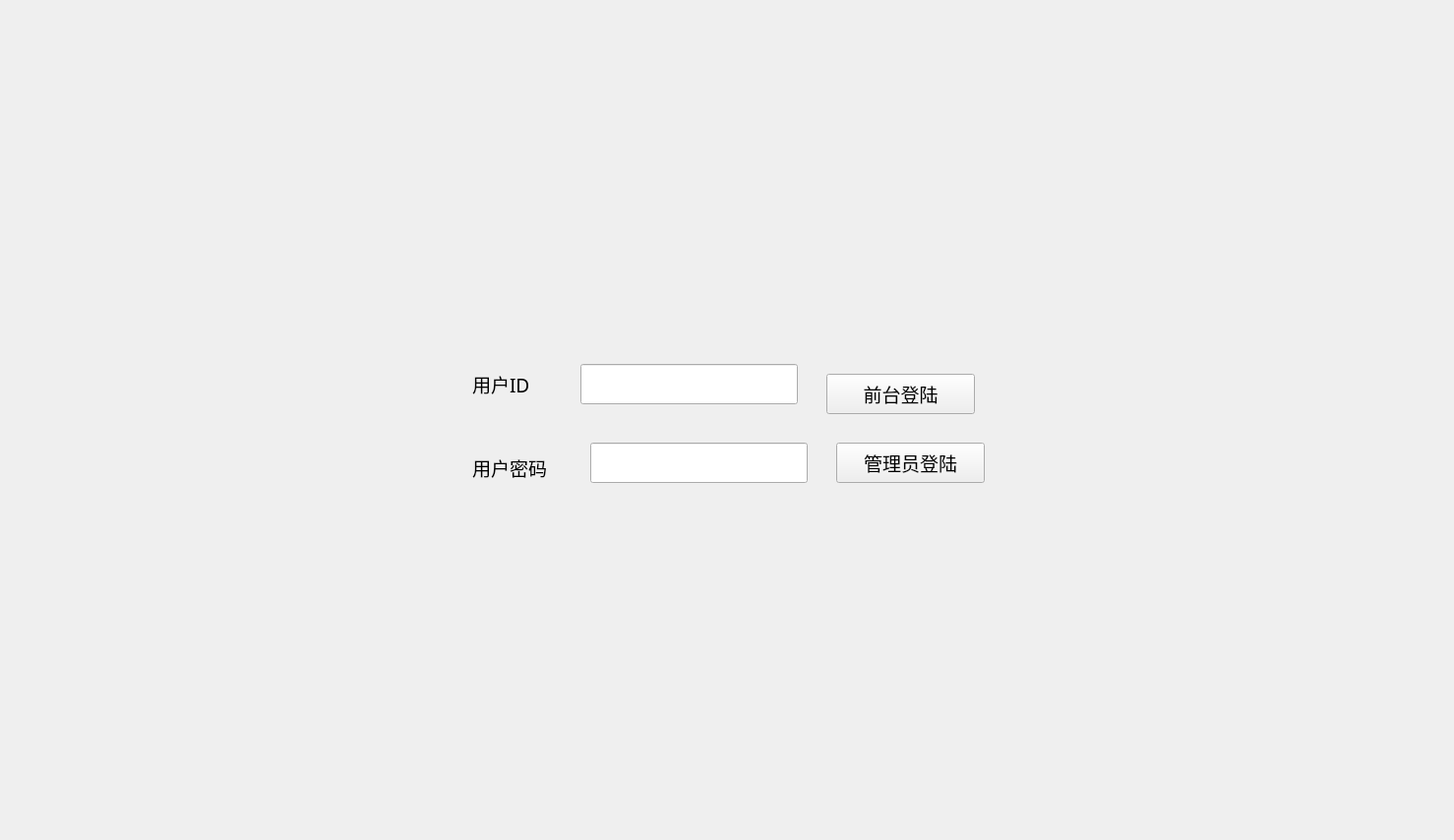
<?xml version="1.0" encoding="UTF-8"?>
<ui version="4.0">
 <class>HotelMangement</class>
 <widget class="QWidget" name="HotelMangement">
  <property name="geometry">
   <rect>
    <x>0</x>
    <y>0</y>
    <width>1478</width>
    <height>854</height>
   </rect>
  </property>
  <property name="windowTitle">
   <string>HotelMangement</string>
  </property>
  <widget class="QWidget" name="widgetlogin" native="true">
   <property name="geometry">
    <rect>
     <x>390</x>
     <y>350</y>
     <width>671</width>
     <height>231</height>
    </rect>
   </property>
   <property name="styleSheet">
    <string notr="true"/>
   </property>
   <widget class="QLabel" name="label_ID">
    <property name="geometry">
     <rect>
      <x>90</x>
      <y>20</y>
      <width>91</width>
      <height>41</height>
     </rect>
    </property>
    <property name="font">
     <font>
      <family>楷体</family>
      <pointsize>14</pointsize>
     </font>
    </property>
    <property name="text">
     <string>用户ID</string>
    </property>
   </widget>
   <widget class="QLabel" name="label_PASSWD">
    <property name="geometry">
     <rect>
      <x>90</x>
      <y>110</y>
      <width>121</width>
      <height>31</height>
     </rect>
    </property>
    <property name="font">
     <font>
      <family>楷体</family>
      <pointsize>14</pointsize>
     </font>
    </property>
    <property name="text">
     <string>用户密码</string>
    </property>
   </widget>
   <widget class="QLineEdit" name="lineEdit_ID">
    <property name="geometry">
     <rect>
      <x>200</x>
      <y>20</y>
      <width>221</width>
      <height>41</height>
     </rect>
    </property>
    <property name="font">
     <font>
      <family>楷体</family>
      <pointsize>14</pointsize>
     </font>
    </property>
   </widget>
   <widget class="QLineEdit" name="lineEdit_PASSWD">
    <property name="geometry">
     <rect>
      <x>210</x>
      <y>100</y>
      <width>221</width>
      <height>41</height>
     </rect>
    </property>
    <property name="font">
     <font>
      <family>楷体</family>
      <pointsize>14</pointsize>
     </font>
    </property>
   </widget>
   <widget class="QPushButton" name="pushButton_manger">
    <property name="geometry">
     <rect>
      <x>460</x>
      <y>100</y>
      <width>151</width>
      <height>41</height>
     </rect>
    </property>
    <property name="font">
     <font>
      <family>楷体</family>
      <pointsize>14</pointsize>
     </font>
    </property>
    <property name="text">
     <string>管理员登陆</string>
    </property>
   </widget>
   <widget class="QPushButton" name="pushButton_cashier">
    <property name="geometry">
     <rect>
      <x>450</x>
      <y>30</y>
      <width>151</width>
      <height>41</height>
     </rect>
    </property>
    <property name="font">
     <font>
      <family>楷体</family>
      <pointsize>14</pointsize>
     </font>
    </property>
    <property name="text">
     <string>前台登陆</string>
    </property>
   </widget>
  </widget>
 </widget>
 <layoutdefault spacing="6" margin="11"/>
 <resources/>
 <connections/>
</ui>
